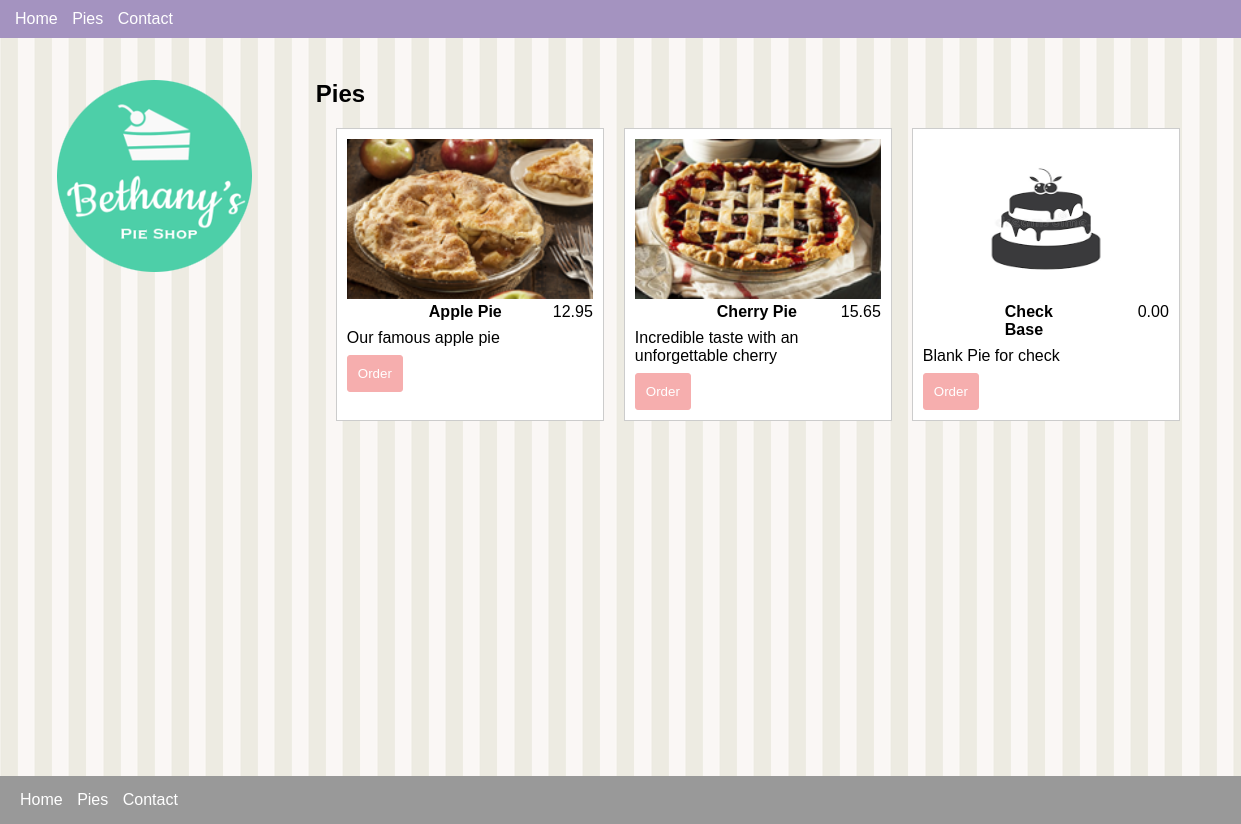
Page /pies/ on the committed database.
### website/models.py (models this page shows, shortened)
class Pie(models.Model):
    title = models.CharField(max_length=100)
    price = models.DecimalField(max_digits=5, decimal_places=2)
    desc = models.TextField()
    image = models.ImageField(upload_to="images/", height_field=None, width_field=None, max_length=None, default="images/base-pie.png")

### website/views.py (the view)
# urls.py: path('pies/', views.Pies.as_view(), name='pies'),
class Pies(ListView):
    model = Pie
    context_object_name = "pieList"
    template_name = 'website/pies.html'

### website/templates/website/pies.html (shortened to what this page needs)
{% extends "base.html" %}
{% load static %}
{% block style %}
    <link rel="stylesheet" href="{% static 'website/pies.css' %}">
{% endblock %}
{% block content %}
    <aside><img src="{% static 'website/images/logo.png' %}" alt="Bethany's Pie Shop"></aside>
    <article>
        <h1>Pies</h1>
        <section class="columns-desktop">
            <div class="grid-container">
                {% for pie in pieList %}
                <div class="pie grid-item">
                    <img src="{% get_media_prefix %}{{pie.image}}">
                    <div class="columns">
                        <div class="pk" type="hidden" value="{{pie.pk}}"></div>
                        <div class="title">{{pie.title}}</div>
                        <div class="price">{{pie.price}}</div>
                    </div>
                    <p class="desc">{{pie.desc}}</p>
                    <button data-order="{{pie.title}}">Order</button>
                </div>
                {% endfor %}
            </div>
        </section>
    </article>
{% endblock %}

### website/templates/base.html (shortened to what this page needs)
{% load static %}
<!DOCTYPE html>
<html lang="en">
<head>
    <link rel="stylesheet" href="{%static 'website/style.css'%}">
    {% block style %}
    {% endblock %}
</head>
<body>
    <header>
        <nav>
            <ul>
                <li><a href="{% url 'home' %}">Home</a></li>
                <li><a href="{% url 'pies' %}">Pies</a></li>
                <li><a href="{% url 'contact' %}">Contact</a></li>
            </ul>
        </nav>
    </header>
    <main>
        {% block content%}
        {% endblock%}
    </main>
    <footer>
        <nav>
            <ul>
                <li><a href="PASS">Home</a></li>
                <li><a href="PASS">Pies</a></li>
                <li><a href="PASS">Contact</a></li>
            </ul>
        </nav>
    </footer>
</body>
</html>

### website/static/website/style.css (style rules this page uses)
* { margin: 0; }
html, body { height: 100%; }
body { font-family: Arial, Helvetica, sans-serif; background-color: #999; }
p { margin: 0.5em 0 0.5em 0; }
header { display: block; position: fixed; top: 0; left: 0; width: 100%; background-color: #a493c0; padding: 10px; }
nav a:visited, nav a:link { color: #fff; text-decoration: none; }
nav > ul { display: inline; padding: 0; }
nav > ul > li { display: inline-block; list-style: none; margin: 0 5px 0 5px; }
main { display: block; background-image: url("/static/website/images/background.png"); padding-top: 3em; padding-bottom: 3em; min-height: 85%; }
footer { padding: 15px; }
aside, article { padding: 2em; }
aside { text-align: center; }
article { width: 75%; }
.columns { display: flex; }
@media only screen and (min-width: 768px) { main { display: flex; } }
@media only screen and (min-width: 768px) { aside { margin-left: 2%; } }
@media only screen and (min-width: 768px) { .columns-desktop { display: flex; } }

### website/static/website/pies.css (style rules this page uses)
.grid-container { display: grid; grid-template-columns: 18em 18em 18em; padding: 10px; }
.grid-item { border: 1px solid rgba(0, 0, 0, 0.8); padding: 20px; }
.pie { min-width: 200px; padding: 10px; margin: 10px; background-color: #fff; border: solid 1px #ccc; }
.pie img { width: 100%; min-height: 10em; max-height: 10em; }
.pie .title { font-weight: bold; }
.pie .columns { width: 100%; }
.pie .price { text-align: right; }
.pie .columns div { width: 50%; }
.pie button { background-color: #f6aeae; padding: 10px; border: solid 1px #f6aeae; border-radius: 3px; color: #fff; }

### rows in the picture
Pie: image (picture), {{ pie.pk }} 22 (drawn), title "Apple Pie", price "12.95", desc "Our famous apple pie"
Pie: image (picture), {{ pie.pk }} 23 (drawn), title "Cherry Pie", price "15.65", desc "Incredible taste with an unforgettable cherry"
Pie: image (picture), {{ pie.pk }} 25 (drawn), title "Check Base", price "0.00", desc "Blank Pie for check"
